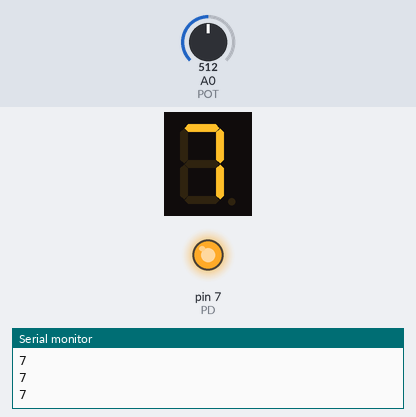
Bench run of a sketch on a simulated Arduino Uno, built with avr-gcc and run on an emulated ATmega328P. Shown: 1-digit seven-segment display, output pins drawn as LEDs (lit = HIGH), the last lines printed to the serial monitor. Wiring (inferred from the names in the program): 1-digit 7-segment display, segments lit when LOW: segments pin 9, pin 10, pin 2, pin 3, pin 4, pin 5, pin 6. Inputs (shaded band) come from the test bench; at power-on: A0 (POT) = 512. The segment pins are drawn as the display they are named for; pins used as bus, display or sensor lines are not drawn.

Above: at 1.2 s.
1.3 s: A0 (POT) set to 674
At 1.8 s:
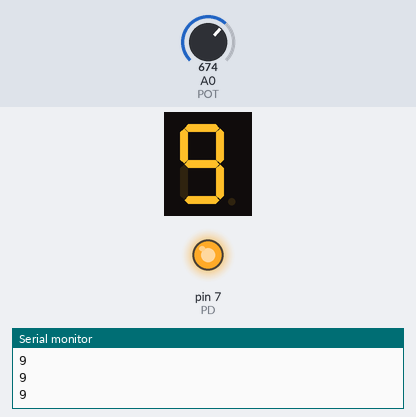
2.8 s: A0 (POT) set to 693
At 3.1 s:
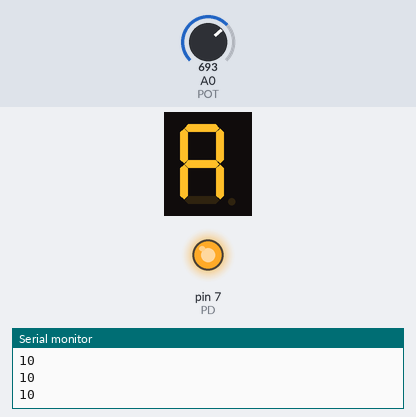
4.3 s: A0 (POT) set to 741
5.8 s: A0 (POT) set to 762
At 7.0 s:
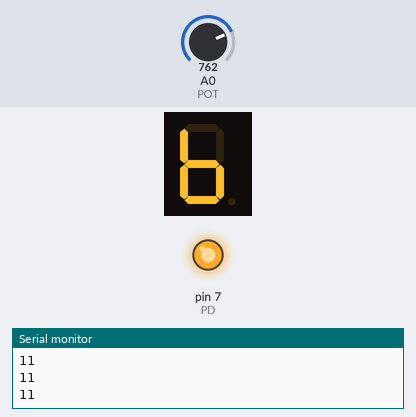
7.3 s: A0 (POT) set to 801
8.8 s: A0 (POT) set to 828
At 9.6 s:
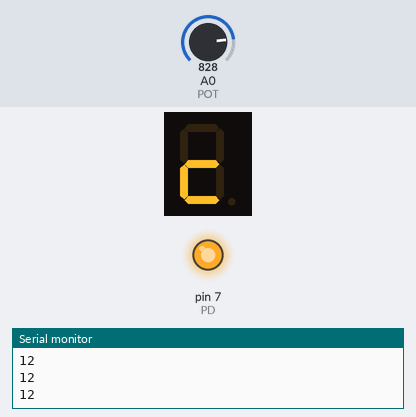
Timing chart, 0 to 11.3 s (numbered marks = the images above; inputs shaded):
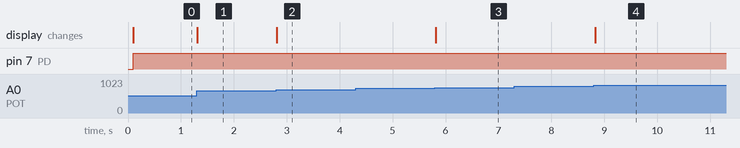

Measured:
- the behaviour switches between 681 and 682 on A0 (POT) (found by bisection; images 1 and 2)
- the behaviour switches between 750 and 751 on A0 (POT) (found by bisection; images 2 and 3)
- the behaviour switches between 818 and 819 on A0 (POT) (found by bisection; images 3 and 4)
- after the input at 1.3 s, the display: changes at once (image 1)
- after the input at 2.8 s, the display: changes at once (image 2)
- after the input at 5.8 s, the display: changes at once (image 3)
- after the input at 8.8 s, the display: changes at once (image 4)

The sketch:

ex15_display_adc_anodo_comum.ino
```cpp
/* DÉCIMO QUINTO PROGRAMA
 * (DISPLAY 7 SEGMENTOS - ANODO COMUM + ADC)
   DANIEL RODRIGUES DE SOUSA 05/11/2022 */

#define SEG_A 9 //definição do display_seg a
#define SEG_B 10//definição do display_seg b
#define SEG_C 2 //definição do display_seg c
#define SEG_D 3 //definição do display_seg d
#define SEG_E 4 //definição do display_seg e
#define SEG_F 5 //definição do display_seg f
#define SEG_G 6 //definição do display_seg g
#define PD    7 //definição do display_seg p
#define POT   A0//definição do potenciômetro

unsigned int caractere = 0;

                      // pgfedcba
byte segmentos[16] = { 0b11000000,  //0
                       0b11111001,  //1
                       0b10100100,  //2
                       0b10110000,  //3
                       0b10011001,  //4
                       0b10010010,  //5
                       0b10000010,  //6
                       0b11111000,  //7
                       0b10000000,  //8
                       0b10010000,  //9
                       0b10001000,  //A
                       0b10000011,  //B
                       0b10100111,  //C
                       0b10100001,  //D
                       0b10000110,  //E
                       0b10001110 };//F

void display_7seg( byte display_seg )    //função display_segs: recebe um byte chamado display_seg
{
  digitalWrite(SEG_A, bitRead(display_seg, 0));  //acerta o estado de SEG_A de acordo com o bit 0 do byte display_seg
  digitalWrite(SEG_B, bitRead(display_seg, 1));  //acerta o estado de SEG_B de acordo com o bit 1 do byte display_seg
  digitalWrite(SEG_C, bitRead(display_seg, 2));  //acerta o estado de SEG_C de acordo com o bit 2 do byte display_seg
  digitalWrite(SEG_D, bitRead(display_seg, 3));  //acerta o estado de SEG_D de acordo com o bit 3 do byte display_seg
  digitalWrite(SEG_E, bitRead(display_seg, 4));  //acerta o estado de SEG_E de acordo com o bit 4 do byte display_seg
  digitalWrite(SEG_F, bitRead(display_seg, 5));  //acerta o estado de SEG_F de acordo com o bit 5 do byte display_seg
  digitalWrite(SEG_G, bitRead(display_seg, 6));  //acerta o estado de SEG_G de acordo com o bit 6 do byte display_seg
  digitalWrite(PD, bitRead(display_seg, 7));     //acerta o estado de PD de acordo com o bit 7 do byte display_seg
}

void setup()
{
  pinMode(SEG_A, OUTPUT);     //definição da direção dos pinos
  pinMode(SEG_B, OUTPUT);
  pinMode(SEG_C, OUTPUT);
  pinMode(SEG_D, OUTPUT);
  pinMode(SEG_E, OUTPUT);
  pinMode(SEG_F, OUTPUT);
  pinMode(SEG_G, OUTPUT);
  pinMode(PD, OUTPUT);
  Serial.begin(9600);         //configura RS-232
}

void loop()
{
  delay(100);                   //delay
  caractere = analogRead(POT);  //lê potenciômetro
  caractere = map(caractere, 0, 1023, 0, 15); //ajusta
  Serial.println(caractere);    //envia pela serial
  display_7seg(segmentos[caractere]);
}
```
